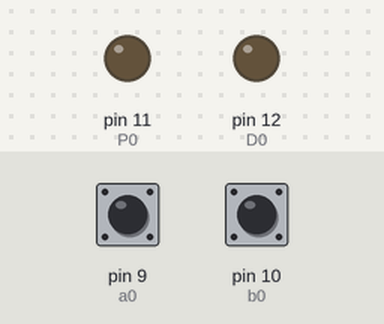
Bench run of a sketch on a simulated Arduino Uno, built with avr-gcc and run on an emulated ATmega328P. Shown: output pins drawn as LEDs (lit = HIGH). The test bench sets the inputs (shaded band); at power-on: pin 9 (a0) HIGH, pin 10 (b0) HIGH.

Above: at 1.2 s.
1.3 s: pin 9 (a0) pulled LOW for 0.15 s
At 1.37 s:
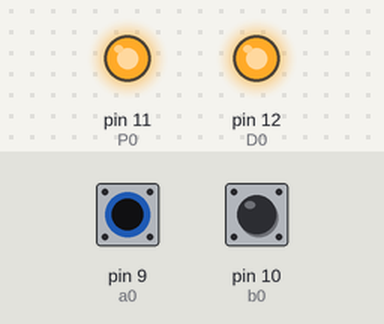
2.9 s: pin 10 (b0) pulled LOW for 0.15 s
At 2.97 s:
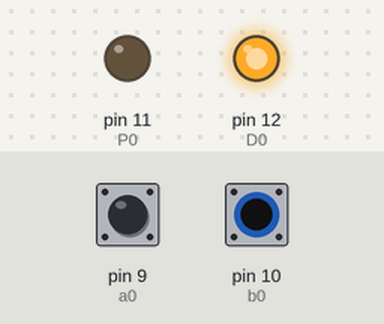
4.5 s: pin 10 (b0) pulled LOW for 3.2 s
At 8.9 s:
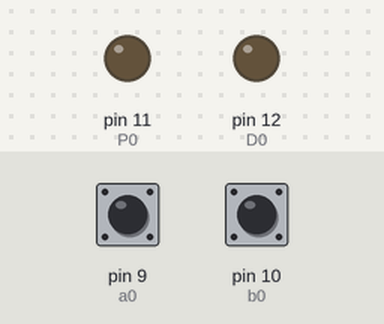
9.2 s: pin 9 (a0) pulled LOW for 3.2 s
At 10.2 s:
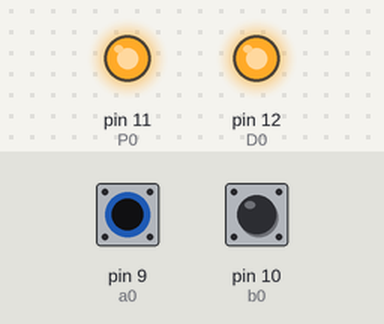
Timing chart, 0 to 13.9 s (numbered marks = the images above; inputs shaded):
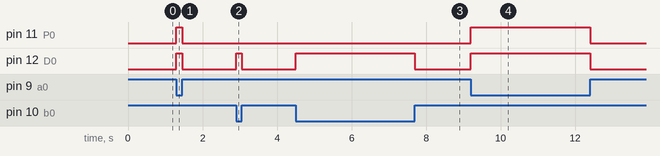

The sketch:

SEMIRESTADOR.ino
```cpp
//Autor:Dario Jorge Iglesias
boolean a0,b0,P0,D0;
void setup()
{
 pinMode(9,INPUT_PULLUP); //a0
 pinMode(10,INPUT_PULLUP);//b0
 pinMode(11,OUTPUT);//P0
 pinMode(12,OUTPUT);//D0
}
void loop(){
 a0=digitalRead(9);
 b0=digitalRead(10);
 D0=a0^b0;  P0=!a0&b0;
 digitalWrite(11,P0);
 digitalWrite(12,D0);}
```

Measured:
- after the input at 1.3 s, pin 11 (P0), pin 12 (D0): LOW → HIGH at once, → LOW 0.15 s later
- after the input at 2.9 s, pin 12 (D0): LOW → HIGH at once, → LOW 0.15 s later
- after the input at 4.5 s, pin 12 (D0): LOW → HIGH at once, → LOW 3.2 s later
- after the input at 9.2 s, pin 11 (P0), pin 12 (D0): LOW → HIGH at once, → LOW 3.2 s later
